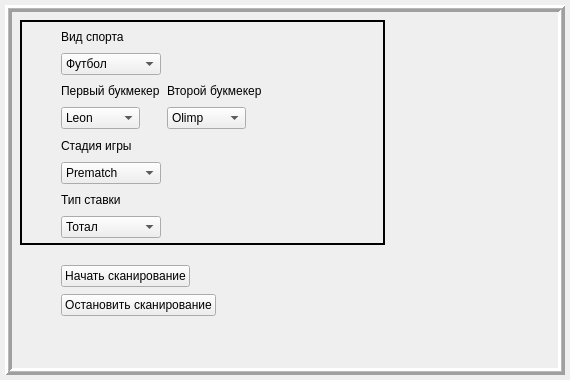
<?xml version="1.0" encoding="UTF-8"?>
<ui version="4.0">
 <class>desktopClient</class>
 <widget class="QWidget" name="desktopClient">
  <property name="geometry">
   <rect>
    <x>0</x>
    <y>0</y>
    <width>570</width>
    <height>380</height>
   </rect>
  </property>
  <property name="sizePolicy">
   <sizepolicy hsizetype="Fixed" vsizetype="Fixed">
    <horstretch>0</horstretch>
    <verstretch>0</verstretch>
   </sizepolicy>
  </property>
  <property name="minimumSize">
   <size>
    <width>570</width>
    <height>380</height>
   </size>
  </property>
  <property name="maximumSize">
   <size>
    <width>570</width>
    <height>380</height>
   </size>
  </property>
  <property name="windowTitle">
   <string>Form</string>
  </property>
  <widget class="QFrame" name="frame">
   <property name="geometry">
    <rect>
     <x>5</x>
     <y>5</y>
     <width>560</width>
     <height>370</height>
    </rect>
   </property>
   <property name="styleSheet">
    <string notr="true">border-top-color: rgb(0, 0, 0);</string>
   </property>
   <property name="frameShape">
    <enum>QFrame::Box</enum>
   </property>
   <property name="frameShadow">
    <enum>QFrame::Raised</enum>
   </property>
   <property name="lineWidth">
    <number>3</number>
   </property>
   <property name="midLineWidth">
    <number>1</number>
   </property>
   <widget class="QFrame" name="frame_2">
    <property name="geometry">
     <rect>
      <x>15</x>
      <y>15</y>
      <width>365</width>
      <height>225</height>
     </rect>
    </property>
    <property name="frameShape">
     <enum>QFrame::Box</enum>
    </property>
    <property name="frameShadow">
     <enum>QFrame::Plain</enum>
    </property>
    <property name="lineWidth">
     <number>2</number>
    </property>
   </widget>
   <widget class="QWidget" name="">
    <property name="geometry">
     <rect>
      <x>31</x>
      <y>21</y>
      <width>335</width>
      <height>212</height>
     </rect>
    </property>
    <layout class="QGridLayout" name="gridLayout">
     <item row="0" column="1">
      <widget class="QLabel" name="label_sportType">
       <property name="text">
        <string>Вид спорта</string>
       </property>
      </widget>
     </item>
     <item row="3" column="3">
      <spacer name="horizontalSpacer_2">
       <property name="orientation">
        <enum>Qt::Horizontal</enum>
       </property>
       <property name="sizeHint" stdset="0">
        <size>
         <width>40</width>
         <height>20</height>
        </size>
       </property>
      </spacer>
     </item>
     <item row="6" column="1">
      <widget class="QLabel" name="label_marketType">
       <property name="text">
        <string>Тип ставки</string>
       </property>
      </widget>
     </item>
     <item row="3" column="2">
      <widget class="QComboBox" name="comboBox_secondBkmkr">
       <property name="sizePolicy">
        <sizepolicy hsizetype="Fixed" vsizetype="Fixed">
         <horstretch>0</horstretch>
         <verstretch>0</verstretch>
        </sizepolicy>
       </property>
       <item>
        <property name="text">
         <string>Olimp</string>
        </property>
       </item>
       <item>
        <property name="text">
         <string>Leon</string>
        </property>
       </item>
       <item>
        <property name="text">
         <string>Betboom</string>
        </property>
       </item>
      </widget>
     </item>
     <item row="1" column="1">
      <widget class="QComboBox" name="comboBox_sportType">
       <item>
        <property name="text">
         <string>Футбол</string>
        </property>
       </item>
       <item>
        <property name="text">
         <string>Баскетбол</string>
        </property>
       </item>
       <item>
        <property name="text">
         <string>Хоккей</string>
        </property>
       </item>
      </widget>
     </item>
     <item row="5" column="1">
      <widget class="QComboBox" name="comboBox_gameStatus">
       <item>
        <property name="text">
         <string>Prematch</string>
        </property>
       </item>
       <item>
        <property name="text">
         <string>Inplay (live)</string>
        </property>
       </item>
      </widget>
     </item>
     <item row="2" column="1">
      <widget class="QLabel" name="label_firstBkmkr">
       <property name="text">
        <string>Первый букмекер</string>
       </property>
      </widget>
     </item>
     <item row="7" column="1">
      <widget class="QComboBox" name="comboBox">
       <property name="sizePolicy">
        <sizepolicy hsizetype="Minimum" vsizetype="Minimum">
         <horstretch>0</horstretch>
         <verstretch>0</verstretch>
        </sizepolicy>
       </property>
       <property name="sizeAdjustPolicy">
        <enum>QComboBox::AdjustToContents</enum>
       </property>
       <item>
        <property name="text">
         <string>Тотал</string>
        </property>
       </item>
       <item>
        <property name="text">
         <string>Победитель</string>
        </property>
       </item>
       <item>
        <property name="text">
         <string>Фора</string>
        </property>
       </item>
      </widget>
     </item>
     <item row="4" column="1">
      <widget class="QLabel" name="label_gameStatus">
       <property name="text">
        <string>Стадия игры</string>
       </property>
      </widget>
     </item>
     <item row="3" column="0">
      <spacer name="horizontalSpacer">
       <property name="orientation">
        <enum>Qt::Horizontal</enum>
       </property>
       <property name="sizeType">
        <enum>QSizePolicy::Fixed</enum>
       </property>
       <property name="sizeHint" stdset="0">
        <size>
         <width>25</width>
         <height>22</height>
        </size>
       </property>
      </spacer>
     </item>
     <item row="2" column="2">
      <widget class="QLabel" name="label_secondBkmkr">
       <property name="text">
        <string>Второй букмекер</string>
       </property>
      </widget>
     </item>
     <item row="3" column="1">
      <widget class="QComboBox" name="comboBox_firstBkmkr">
       <property name="sizePolicy">
        <sizepolicy hsizetype="Fixed" vsizetype="Fixed">
         <horstretch>0</horstretch>
         <verstretch>0</verstretch>
        </sizepolicy>
       </property>
       <property name="minimumSize">
        <size>
         <width>0</width>
         <height>0</height>
        </size>
       </property>
       <item>
        <property name="text">
         <string>Leon</string>
        </property>
       </item>
       <item>
        <property name="text">
         <string>Olimp</string>
        </property>
       </item>
       <item>
        <property name="text">
         <string>Betboom</string>
        </property>
       </item>
      </widget>
     </item>
    </layout>
   </widget>
   <widget class="QWidget" name="">
    <property name="geometry">
     <rect>
      <x>31</x>
      <y>258</y>
      <width>261</width>
      <height>57</height>
     </rect>
    </property>
    <layout class="QGridLayout" name="gridLayout_2" rowstretch="0,0">
     <property name="sizeConstraint">
      <enum>QLayout::SetDefaultConstraint</enum>
     </property>
     <property name="topMargin">
      <number>0</number>
     </property>
     <property name="horizontalSpacing">
      <number>0</number>
     </property>
     <property name="verticalSpacing">
      <number>5</number>
     </property>
     <item row="0" column="2">
      <spacer name="horizontalSpacer_4">
       <property name="orientation">
        <enum>Qt::Horizontal</enum>
       </property>
       <property name="sizeHint" stdset="0">
        <size>
         <width>40</width>
         <height>20</height>
        </size>
       </property>
      </spacer>
     </item>
     <item row="1" column="1">
      <widget class="QPushButton" name="pushButton_stopScan">
       <property name="sizePolicy">
        <sizepolicy hsizetype="Fixed" vsizetype="Fixed">
         <horstretch>0</horstretch>
         <verstretch>0</verstretch>
        </sizepolicy>
       </property>
       <property name="layoutDirection">
        <enum>Qt::LeftToRight</enum>
       </property>
       <property name="text">
        <string>Остановить сканирование</string>
       </property>
       <property name="autoDefault">
        <bool>false</bool>
       </property>
       <property name="default">
        <bool>false</bool>
       </property>
      </widget>
     </item>
     <item row="0" column="0">
      <spacer name="horizontalSpacer_3">
       <property name="orientation">
        <enum>Qt::Horizontal</enum>
       </property>
       <property name="sizeType">
        <enum>QSizePolicy::Fixed</enum>
       </property>
       <property name="sizeHint" stdset="0">
        <size>
         <width>25</width>
         <height>20</height>
        </size>
       </property>
      </spacer>
     </item>
     <item row="0" column="1">
      <widget class="QPushButton" name="pushButton_startScan">
       <property name="sizePolicy">
        <sizepolicy hsizetype="Fixed" vsizetype="Fixed">
         <horstretch>0</horstretch>
         <verstretch>0</verstretch>
        </sizepolicy>
       </property>
       <property name="text">
        <string>Начать сканирование</string>
       </property>
      </widget>
     </item>
    </layout>
   </widget>
  </widget>
 </widget>
 <resources/>
 <connections/>
</ui>
